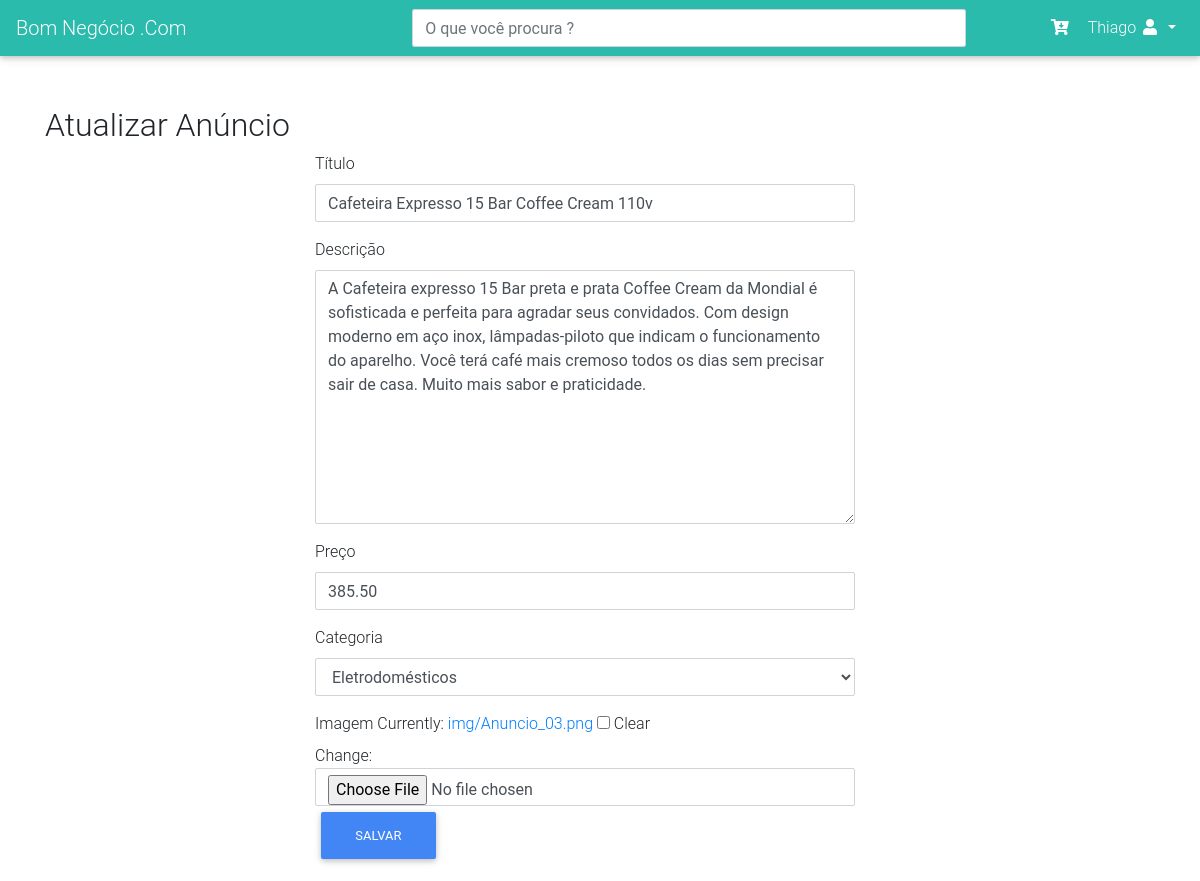
Screenshot of /atualizar/15 (signed in) with the database file from the repository.
### loja/models.py (models this page shows, shortened)
class Anuncio(models.Model):
    titulo = models.CharField(max_length=100)
    descricao = models.TextField(max_length=1000)
    preco = models.DecimalField(max_digits=7, decimal_places=2)
    imgPath = models.ImageField(null=True, upload_to='img/', default='', blank=True)
    categoria = models.ForeignKey(Categoria, on_delete=models.CASCADE)
    usuario = models.ForeignKey(User, on_delete=models.CASCADE,  null=True, blank=True)
    class Meta:
        verbose_name_plural = 'Anuncios'

### loja/views.py (the view)
# urls.py: path('atualizar/<int:pk>', atualizar_anuncio, name='url_atualizar_anuncio'),
@login_required(login_url='url_index')
def atualizar_anuncio(request, pk):
    dados = {}
    anuncio = Anuncio.objects.get(pk=pk)
    oldAnuncio = anuncio
    teste = oldAnuncio.imgPath.url.replace("/", "\\")
    imgPath = os.getcwd()+teste
    if(os.path.isfile(imgPath)):
        os.remove(imgPath)
    if request.method == 'POST':
        form = AnuncioForm(request.POST or None, request.FILES, instance=anuncio)
        form.fields['usuario'].initial = anuncio.usuario
        if form.is_valid():
            form.save()
            return redirect('url_minha_conta')
    dados['form'] = AnuncioForm(instance=anuncio)
    dados['usuario'] = request.user
    dados['titulo'] = "Atualizar Anúncio"
    return render(request, 'loja/form.html', dados)

### loja/form.py
class AnuncioForm(ModelForm):
    class Meta:
        model = Anuncio #Instancia um objeto do tipo anuncio
        fields = [
            'titulo',
            'descricao',
            'preco',
            'categoria',
            'imgPath',
            'usuario'
        ]

### loja/models.py (called while the page is built)
    def __str__(self):
        return self.nome

### loja/templates/loja/form.html (shortened to what this page needs)
{% extends 'loja/menu.html' %}
{% load static %}
{% load widget_tweaks %}
{% block content %}
    <div class="container">
        <h2>{{titulo}}</h2>
        <form method="POST" enctype="multipart/form-data">
            <div class="row">
                <div class="col-md-3"></div>
                <div class="row col-md-6">
                    <div class="form-group form-anuncio">
                        <label class="control-label">Título</label>
                        {{ form.titulo|add_class:"form-control" }}
                    </div>
                    <div class="form-group form-anuncio">
                        <label class="control-label">Descrição</label>
                        {{ form.descricao|add_class:"form-control"}}
                    </div>
                    <div class="form-group form-anuncio">
                        <label class="control-label">Preço</label>
                        {{ form.preco|add_class:"form-control"}}
                    </div>
                    <div class="form-group form-anuncio">
                        <label class="control-label">Categoria</label>
                        {{ form.categoria|add_class:"form-control"}}
                    </div>
                    <div class="form-group custom-file form-anuncio">
                      <label class="control-label">Imagem</label>
                        {{ form.imgPath|add_class:"form-control"}}
                    </div>
                    <div class="form-group form-anuncio">
                        <button type="submit" class="btn btn-primary"> Salvar </button>
                    </div>
                </div>
                <div class="col-md-3"></div>
            </div>
        </form>
    </div>
{% endblock %}

### loja/templates/loja/menu.html (shortened to what this page needs)
{% load static %}
<!doctype html>
<html lang="en">
<head>
    <link rel="stylesheet" href="https://stackpath.bootstrapcdn.com/bootstrap/4.3.1/css/bootstrap.min.css">
    <link rel="stylesheet" href=" {% static 'css/style.css' %} ">
    <link rel="stylesheet" href=" {% static 'css/mdb.min.css' %} ">
    <link rel="stylesheet" href="https://cdnjs.cloudflare.com/ajax/libs/font-awesome/5.8.2/css/all.css">
</head>
<body>
    <nav class="mb-1 navbar navbar-expand-lg navbar-dark default-color">
      <a class="navbar-brand" href="{% url 'url_home' %}">Bom Negócio .Com</a>
      {% if usuario.id %}
      <div class="col-md-6">
        <form action="{% url 'url_pesquisa_filtrada' %}" method="POST">
          <input name="chave" class="form-control" type="text" placeholder="O que você procura ?" aria-label="Search">
        </form>
      </div>
      {% endif %}
      <div class="collapse navbar-collapse" id="navbarSupportedContent-333">
        <ul class="navbar-nav ml-auto nav-flex-icons">
            <li class="nav-item ">
            <a class="nav-link" href="#">
              <i class="fas fa-cart-arrow-down"></i>
            </a>
          </li>
          <li class="nav-item dropdown">
            <a class="nav-link dropdown-toggle" id="navbarDropdownMenuLink-333" data-toggle="dropdown"
              aria-haspopup="true" aria-expanded="false">
              {% if usuario.id %} {{  usuario }} {% endif %} <i class="fas fa-user"> </i>
            </a>
          </li>
        </ul>
      </div>
    </nav>
    {% block content %}
    {% endblock %}
</body>
</html>

### loja/static/css/style.css (style rules this page uses)
.form-control, .btn { min-height: 38px; border-radius: 2px; }
.form-anuncio { width: 100%; height: auto; }
nav.mb-1.navbar.navbar-expand-lg.navbar-dark.default-color { margin-bottom: 50px !important; }

### rows the page displays
Anuncio: titulo "Cafeteira Expresso 15 Bar Coffee Cream 110v", descricao "A Cafeteira expresso 15 Bar preta e prata Coffee Cream da Mondial é sofisticada e perfeita para agradar seus convidados. Com design moderno em aço inox, lâmpadas-piloto que indicam o funcionamento do aparelho. Você terá café mais cremoso todos os dias sem precisar sair de casa. Muito mais sabor e praticidade.", preco "385.50", categoria "Eletrodomésticos"

### other values shown
{{ usuario }} "Thiago"
{{ titulo }} "Atualizar Anúncio"
